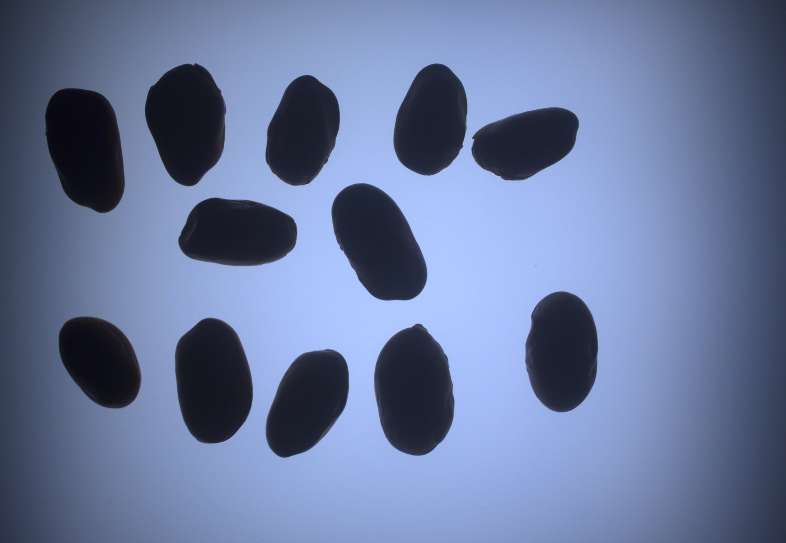
#> input picture Basic level image processing/c11_Filters/Resim7_Fasulye.png, 786 x 543 px
$ python K11_12_RESIM_KenarBulma_Canny.py
#> lines starting #> are read from the running program, lines starting #| are printed output that depends on the picture; after the words box and inside, x2 and y2 are one past the last pixel; in counts of white or black regions, pixels touching at a corner belong together
import cv2
import matplotlib.pyplot as plt

# Resmi siyah-beyaz olarak yükle
img = cv2.imread('Resim7_Fasulye.png', 0)
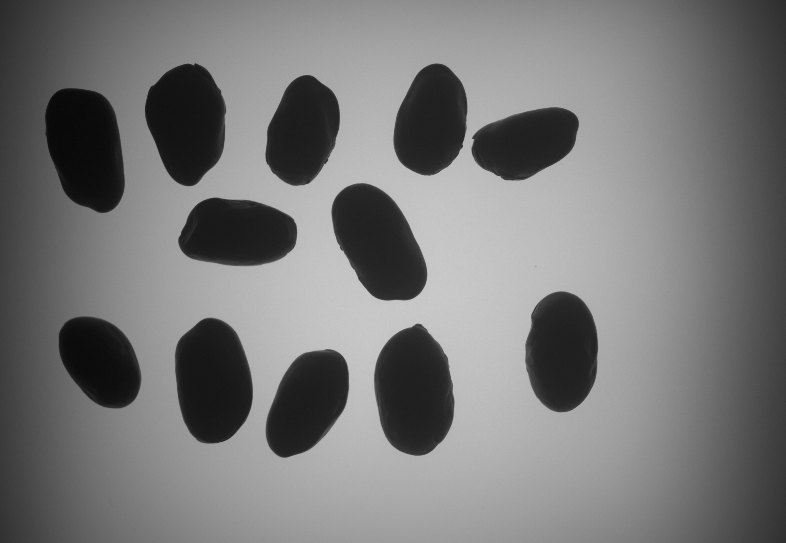
#> img: shape (543, 786); min 7, max 203, mean 119.3

# Canny kenar dedektörünü kullanarak kenarları tespit et
kenarlar = cv2.Canny(img, 50, 200)
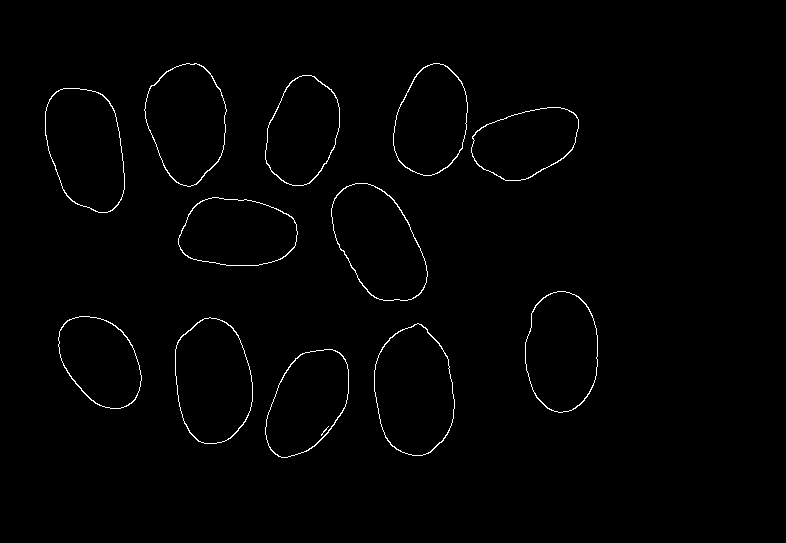
#> kenarlar: shape (543, 786); 0.99% white in thin lines or dots, all inside (x1, y1, x2, y2) = (45, 63, 598, 458)

# İlk parametre (50), kenarlar tespit edilirken kullanılan alt eşik değeridir.
# Eşik değerinden düşük olan gradyanlar genellikle kenarlar olarak kabul edilmez.

# İkinci parametre (200), kenarlar tespit edilirken kullanılan üst eşik değeridir.
# Eşik değerinden yüksek olan gradyanlar kesinlikle kenarlar olarak kabul edilir.

# Bu eşik değerlerinin seçimi, uygulamanın gereksinimlerine ve işlenen görüntünün özelliklerine bağlıdır.
# Düşük eşik değeri, daha fazla kenar tespitine ve daha fazla yanıltıcı kenarlar içermesine neden olabilirken,
# yüksek eşik değeri daha kesin ancak daha az kenar tespitine neden olabilir.
# Önerilen bir yaklaşım, farklı eşik değerleriyle deney yapmaktır ve en iyi sonucu veren değerleri seçmektir.
# Bu nedenle, genellikle kenar tespiti uygulamasında kullanılacak eşik değerleri, önceden belirlenmiş deneme yanılma yoluyla belirlenir.

# Orijinal ve Canny kenarlarını göstermek için iki yan yana subplot oluştur
plt.figure(figsize=(10, 5))

# Orijinal resmi ilk subplot'a ekle
plt.subplot(1, 2, 1)
plt.imshow(img, cmap='gray')
plt.title('Orijinal Resim')

# Canny kenarlarını ikinci subplot'a ekle
plt.subplot(1, 2, 2)
plt.imshow(kenarlar, cmap='gray')
plt.title('Canny Kenarlar')

# Görüntüleri göster
plt.show()
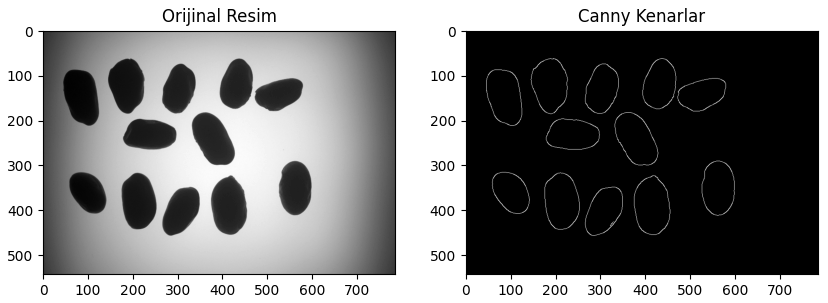
#> figure drawn by matplotlib, 2 panels

# Orijinal ve Canny kenarlarını göster
cv2.imshow("original", img)
cv2.imshow("Canny Kenarlar", kenarlar)

# Kullanıcı bir tuşa basana kadar bekleyin
cv2.waitKey(0)
cv2.destroyAllWindows()

$ run again, with Basic level image processing/c11_Filters/Resim11_Rontgen_Skolyoz.png copied over Basic level image processing/c11_Filters/Resim7_Fasulye.png
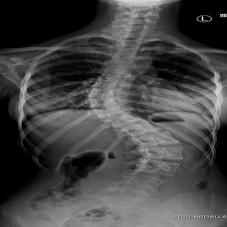
#> input picture Basic level image processing/c11_Filters/Resim11_Rontgen_Skolyoz.png, 227 x 227 px
#> img is the input picture: shape (227, 227); min 0, max 244, mean 69.5
#> `kenarlar = cv2.Canny(img, 50, 200)`:
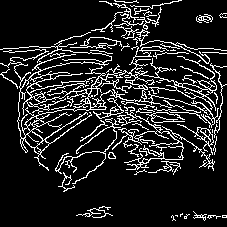
#> kenarlar: shape (227, 227); 13.8% white in thin lines or dots
#> `plt.show()`:
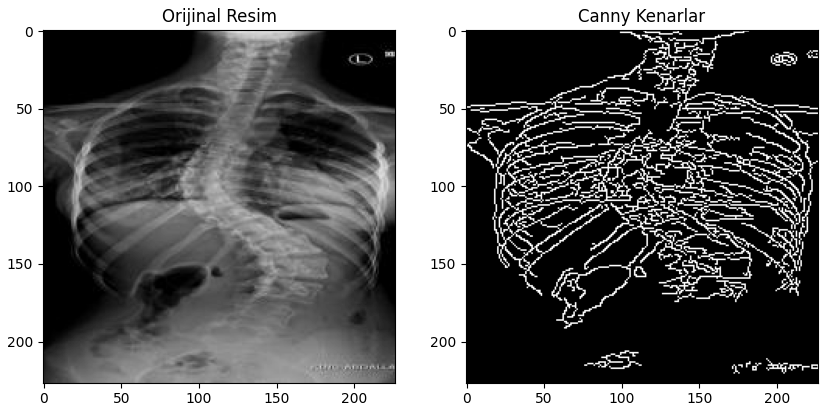
#> figure drawn by matplotlib, 2 panels

$ run again, with Basic level image processing/c11_Filters/Resim12_Rontgen_Olisthesis.png copied over Basic level image processing/c11_Filters/Resim7_Fasulye.png
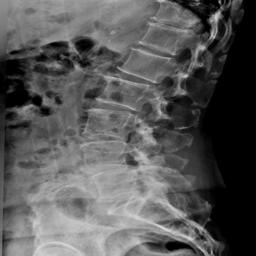
#> input picture Basic level image processing/c11_Filters/Resim12_Rontgen_Olisthesis.png, 256 x 256 px
#> img is the input picture: shape (256, 256); min 0, max 223, mean 87.7
#> `kenarlar = cv2.Canny(img, 50, 200)`:
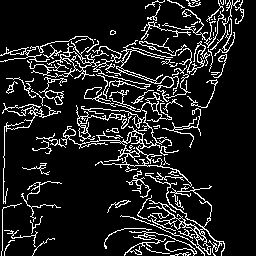
#> kenarlar: shape (256, 256); 12.2% white in thin lines or dots
#> `plt.show()`:
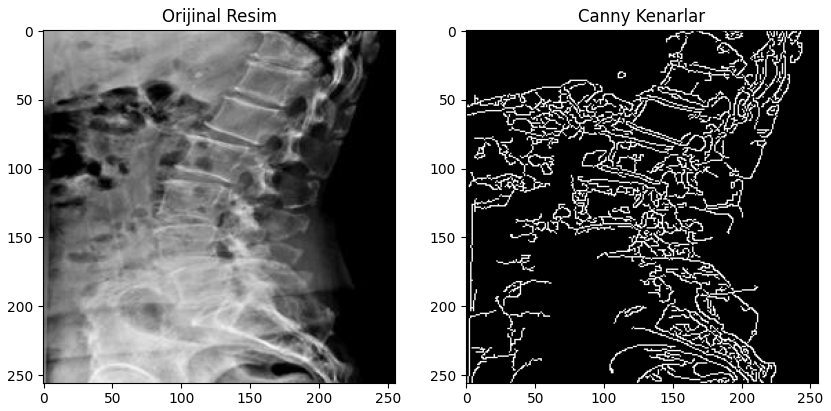
#> figure drawn by matplotlib, 2 panels
